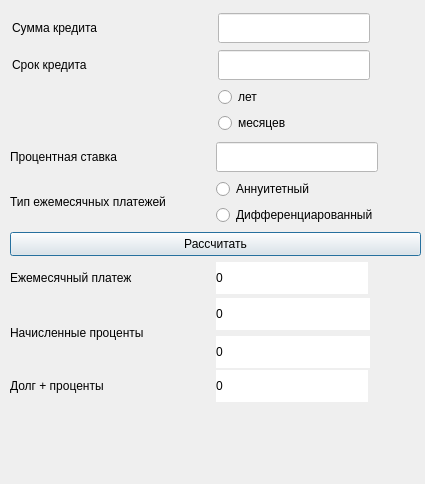
<?xml version="1.0" encoding="UTF-8"?>
<ui version="4.0">
 <class>creditWindow</class>
 <widget class="QDialog" name="creditWindow">
  <property name="geometry">
   <rect>
    <x>0</x>
    <y>0</y>
    <width>425</width>
    <height>484</height>
   </rect>
  </property>
  <property name="windowTitle">
   <string>Dialog</string>
  </property>
  <widget class="QWidget" name="layoutWidget">
   <property name="geometry">
    <rect>
     <x>10</x>
     <y>262</y>
     <width>358</width>
     <height>32</height>
    </rect>
   </property>
   <layout class="QHBoxLayout" name="horizontalLayout_1">
    <item>
     <widget class="QLabel" name="MonthlyPaymentLabel">
      <property name="minimumSize">
       <size>
        <width>200</width>
        <height>30</height>
       </size>
      </property>
      <property name="maximumSize">
       <size>
        <width>200</width>
        <height>30</height>
       </size>
      </property>
      <property name="text">
       <string>Ежемесячный платеж</string>
      </property>
     </widget>
    </item>
    <item>
     <widget class="QLabel" name="MinPaymentOutput">
      <property name="sizePolicy">
       <sizepolicy hsizetype="Minimum" vsizetype="Preferred">
        <horstretch>0</horstretch>
        <verstretch>0</verstretch>
       </sizepolicy>
      </property>
      <property name="minimumSize">
       <size>
        <width>150</width>
        <height>30</height>
       </size>
      </property>
      <property name="maximumSize">
       <size>
        <width>500</width>
        <height>40</height>
       </size>
      </property>
      <property name="styleSheet">
       <string notr="true">background-color: rgb(255, 255, 255);
border-color: rgb(0, 0, 0);</string>
      </property>
      <property name="text">
       <string>0</string>
      </property>
     </widget>
    </item>
   </layout>
  </widget>
  <widget class="QPushButton" name="calcButton">
   <property name="geometry">
    <rect>
     <x>10</x>
     <y>232</y>
     <width>411</width>
     <height>24</height>
    </rect>
   </property>
   <property name="text">
    <string>Рассчитать</string>
   </property>
  </widget>
  <widget class="QWidget" name="layoutWidget">
   <property name="geometry">
    <rect>
     <x>10</x>
     <y>370</y>
     <width>358</width>
     <height>32</height>
    </rect>
   </property>
   <layout class="QHBoxLayout" name="horizontalLayout_3">
    <item>
     <widget class="QLabel" name="TotalLabel">
      <property name="minimumSize">
       <size>
        <width>200</width>
        <height>30</height>
       </size>
      </property>
      <property name="maximumSize">
       <size>
        <width>200</width>
        <height>30</height>
       </size>
      </property>
      <property name="text">
       <string>Долг + проценты</string>
      </property>
     </widget>
    </item>
    <item>
     <widget class="QLabel" name="TotalOutput">
      <property name="sizePolicy">
       <sizepolicy hsizetype="Minimum" vsizetype="Preferred">
        <horstretch>0</horstretch>
        <verstretch>0</verstretch>
       </sizepolicy>
      </property>
      <property name="minimumSize">
       <size>
        <width>150</width>
        <height>30</height>
       </size>
      </property>
      <property name="maximumSize">
       <size>
        <width>500</width>
        <height>40</height>
       </size>
      </property>
      <property name="styleSheet">
       <string notr="true">background-color: rgb(255, 255, 255);
border-color: rgb(0, 0, 0);</string>
      </property>
      <property name="text">
       <string>0</string>
      </property>
     </widget>
    </item>
   </layout>
  </widget>
  <widget class="QWidget" name="layoutWidget">
   <property name="geometry">
    <rect>
     <x>10</x>
     <y>298</y>
     <width>360</width>
     <height>70</height>
    </rect>
   </property>
   <layout class="QHBoxLayout" name="horizontalLayout_2">
    <item>
     <widget class="QLabel" name="TaxLAbel">
      <property name="minimumSize">
       <size>
        <width>200</width>
        <height>30</height>
       </size>
      </property>
      <property name="maximumSize">
       <size>
        <width>200</width>
        <height>30</height>
       </size>
      </property>
      <property name="text">
       <string>Начисленные проценты</string>
      </property>
     </widget>
    </item>
    <item>
     <layout class="QVBoxLayout" name="verticalLayout_3">
      <item>
       <widget class="QLabel" name="MaxPaymentOutput">
        <property name="sizePolicy">
         <sizepolicy hsizetype="Minimum" vsizetype="Preferred">
          <horstretch>0</horstretch>
          <verstretch>0</verstretch>
         </sizepolicy>
        </property>
        <property name="minimumSize">
         <size>
          <width>150</width>
          <height>30</height>
         </size>
        </property>
        <property name="maximumSize">
         <size>
          <width>500</width>
          <height>40</height>
         </size>
        </property>
        <property name="styleSheet">
         <string notr="true">background-color: rgb(255, 255, 255);
border-color: rgb(0, 0, 0);</string>
        </property>
        <property name="text">
         <string>0</string>
        </property>
       </widget>
      </item>
      <item>
       <widget class="QLabel" name="TaxOutput">
        <property name="sizePolicy">
         <sizepolicy hsizetype="Minimum" vsizetype="Preferred">
          <horstretch>0</horstretch>
          <verstretch>0</verstretch>
         </sizepolicy>
        </property>
        <property name="minimumSize">
         <size>
          <width>150</width>
          <height>30</height>
         </size>
        </property>
        <property name="maximumSize">
         <size>
          <width>500</width>
          <height>40</height>
         </size>
        </property>
        <property name="styleSheet">
         <string notr="true">background-color: rgb(255, 255, 255);
border-color: rgb(0, 0, 0);</string>
        </property>
        <property name="text">
         <string>0</string>
        </property>
       </widget>
      </item>
     </layout>
    </item>
   </layout>
  </widget>
  <widget class="QWidget" name="layoutWidget">
   <property name="geometry">
    <rect>
     <x>12</x>
     <y>12</y>
     <width>358</width>
     <height>122</height>
    </rect>
   </property>
   <layout class="QGridLayout" name="gridLayout">
    <item row="0" column="0">
     <widget class="QLabel" name="CreditSumLabel">
      <property name="minimumSize">
       <size>
        <width>200</width>
        <height>30</height>
       </size>
      </property>
      <property name="maximumSize">
       <size>
        <width>200</width>
        <height>30</height>
       </size>
      </property>
      <property name="text">
       <string>Сумма кредита</string>
      </property>
     </widget>
    </item>
    <item row="0" column="1">
     <widget class="QLineEdit" name="CreditSumInput">
      <property name="minimumSize">
       <size>
        <width>150</width>
        <height>30</height>
       </size>
      </property>
      <property name="maximumSize">
       <size>
        <width>500</width>
        <height>40</height>
       </size>
      </property>
      <property name="styleSheet">
       <string notr="true">background-color: rgb(255, 255, 255);
border-color: rgb(0, 0, 0);</string>
      </property>
     </widget>
    </item>
    <item row="1" column="0">
     <widget class="QLabel" name="TimeOfCreditLabel">
      <property name="sizePolicy">
       <sizepolicy hsizetype="Expanding" vsizetype="Expanding">
        <horstretch>0</horstretch>
        <verstretch>0</verstretch>
       </sizepolicy>
      </property>
      <property name="minimumSize">
       <size>
        <width>200</width>
        <height>30</height>
       </size>
      </property>
      <property name="maximumSize">
       <size>
        <width>200</width>
        <height>30</height>
       </size>
      </property>
      <property name="text">
       <string>Срок кредита</string>
      </property>
     </widget>
    </item>
    <item row="1" column="1">
     <widget class="QLineEdit" name="TimeInput">
      <property name="minimumSize">
       <size>
        <width>150</width>
        <height>30</height>
       </size>
      </property>
      <property name="maximumSize">
       <size>
        <width>500</width>
        <height>40</height>
       </size>
      </property>
      <property name="styleSheet">
       <string notr="true">background-color: rgb(255, 255, 255);
border-color: rgb(0, 0, 0);</string>
      </property>
     </widget>
    </item>
    <item row="2" column="1">
     <layout class="QVBoxLayout" name="verticalLayout_1">
      <item>
       <widget class="QRadioButton" name="TimeInYears">
        <property name="minimumSize">
         <size>
          <width>0</width>
          <height>20</height>
         </size>
        </property>
        <property name="text">
         <string>лет</string>
        </property>
       </widget>
      </item>
      <item>
       <widget class="QRadioButton" name="TimeInMonth">
        <property name="minimumSize">
         <size>
          <width>0</width>
          <height>20</height>
         </size>
        </property>
        <property name="text">
         <string>месяцев</string>
        </property>
       </widget>
      </item>
     </layout>
    </item>
   </layout>
  </widget>
  <widget class="QWidget" name="layoutWidget">
   <property name="geometry">
    <rect>
     <x>10</x>
     <y>141</y>
     <width>368</width>
     <height>86</height>
    </rect>
   </property>
   <layout class="QGridLayout" name="gridLayout_2">
    <item row="0" column="0">
     <widget class="QLabel" name="InterestLabel">
      <property name="minimumSize">
       <size>
        <width>200</width>
        <height>30</height>
       </size>
      </property>
      <property name="maximumSize">
       <size>
        <width>200</width>
        <height>30</height>
       </size>
      </property>
      <property name="text">
       <string>Процентная ставка</string>
      </property>
     </widget>
    </item>
    <item row="0" column="1">
     <widget class="QLineEdit" name="InterestInput">
      <property name="minimumSize">
       <size>
        <width>150</width>
        <height>30</height>
       </size>
      </property>
      <property name="maximumSize">
       <size>
        <width>500</width>
        <height>40</height>
       </size>
      </property>
      <property name="styleSheet">
       <string notr="true">background-color: rgb(255, 255, 255);
border-color: rgb(0, 0, 0);</string>
      </property>
     </widget>
    </item>
    <item row="1" column="0">
     <widget class="QLabel" name="TypeOfPayment">
      <property name="minimumSize">
       <size>
        <width>200</width>
        <height>30</height>
       </size>
      </property>
      <property name="maximumSize">
       <size>
        <width>200</width>
        <height>30</height>
       </size>
      </property>
      <property name="text">
       <string>Тип ежемесячных платежей</string>
      </property>
     </widget>
    </item>
    <item row="1" column="1">
     <layout class="QVBoxLayout" name="verticalLayout_2">
      <item>
       <widget class="QRadioButton" name="annuity">
        <property name="minimumSize">
         <size>
          <width>0</width>
          <height>20</height>
         </size>
        </property>
        <property name="text">
         <string>Аннуитетный</string>
        </property>
       </widget>
      </item>
      <item>
       <widget class="QRadioButton" name="differ">
        <property name="minimumSize">
         <size>
          <width>0</width>
          <height>20</height>
         </size>
        </property>
        <property name="text">
         <string>Дифференциарованный</string>
        </property>
       </widget>
      </item>
     </layout>
    </item>
   </layout>
  </widget>
 </widget>
 <resources/>
 <connections/>
</ui>
